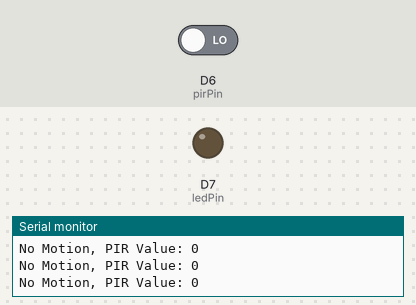
The sketch below on a simulated ESP8266 (NodeMCU). On the bench: output pins drawn as LEDs (lit = HIGH), the last lines printed to the serial monitor. The inputs (shaded band) are chosen by the test bench; at power-on: D6 (pirPin) LOW.

Above: at 6.8 s.
6.9 s: D6 (pirPin) driven HIGH
At 9.5 s:
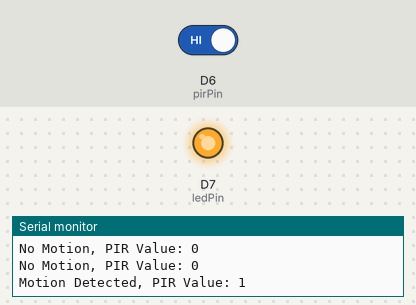
10.8 s: D6 (pirPin) driven LOW
At 13.0 s:
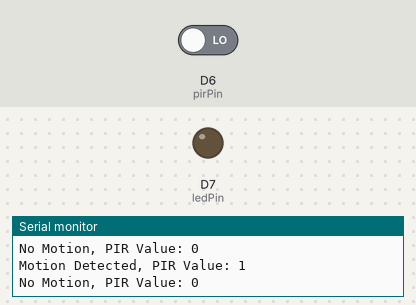
Timing chart, 0 to 14.5 s (numbered marks = the images above; inputs shaded):
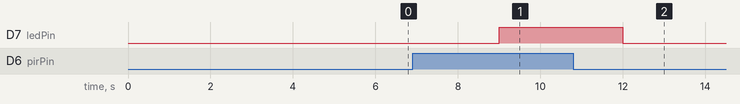

Measured:
- after the input at 6.9 s, D7 (ledPin): LOW → HIGH after 2.1 s
- after the input at 10.8 s, D7 (ledPin): HIGH → LOW after 1.2 s

The sketch:

SourceCodeMotionDetector.ino
```cpp
#define ledPin D7
#define pirPin 12 // Input for HC-S501

int pirValue = 0; // Place to store read PIR Value
int motionDetected = 0;

void getPirValue(void);

void setup() {
  Serial.begin(9600);
  pinMode(ledPin, OUTPUT);
  pinMode(pirPin, INPUT);
  digitalWrite(ledPin, LOW);
}

void loop() {
  getPirValue();
  delay(3000);
}

void getPirValue(void) {
  pirValue = digitalRead(pirPin);

  if (pirValue) {
    Serial.print("Motion Detected, PIR Value: ");
  } else {
    Serial.print("No Motion, PIR Value: ");
  }

  Serial.println(pirValue);

  digitalWrite(ledPin, pirValue);
}
```
